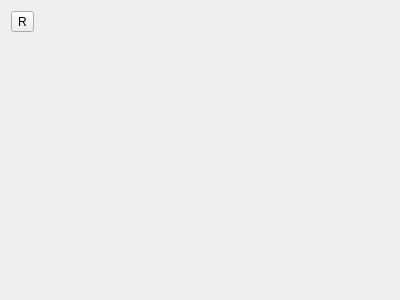
<?xml version="1.0" encoding="UTF-8"?>
<ui version="4.0">
 <class>VideoView</class>
 <widget class="QDialog" name="VideoView">
  <property name="geometry">
   <rect>
    <x>0</x>
    <y>0</y>
    <width>400</width>
    <height>300</height>
   </rect>
  </property>
  <property name="windowTitle">
   <string>Dialog</string>
  </property>
  <layout class="QHBoxLayout" name="horizontalLayout">
   <item>
    <layout class="QVBoxLayout" name="verticalLayout">
     <item>
      <widget class="QToolButton" name="toolButton">
       <property name="text">
        <string>R</string>
       </property>
      </widget>
     </item>
     <item>
      <spacer name="verticalSpacer">
       <property name="orientation">
        <enum>Qt::Vertical</enum>
       </property>
       <property name="sizeHint" stdset="0">
        <size>
         <width>20</width>
         <height>40</height>
        </size>
       </property>
      </spacer>
     </item>
    </layout>
   </item>
   <item>
    <widget class="VideoLabel" name="videoLabel">
     <property name="sizePolicy">
      <sizepolicy hsizetype="Expanding" vsizetype="Preferred">
       <horstretch>0</horstretch>
       <verstretch>0</verstretch>
      </sizepolicy>
     </property>
     <property name="text">
      <string/>
     </property>
    </widget>
   </item>
  </layout>
 </widget>
 <customwidgets>
  <customwidget>
   <class>VideoLabel</class>
   <extends>QLabel</extends>
   <header>videoview.h</header>
  </customwidget>
 </customwidgets>
 <resources/>
 <connections/>
</ui>
